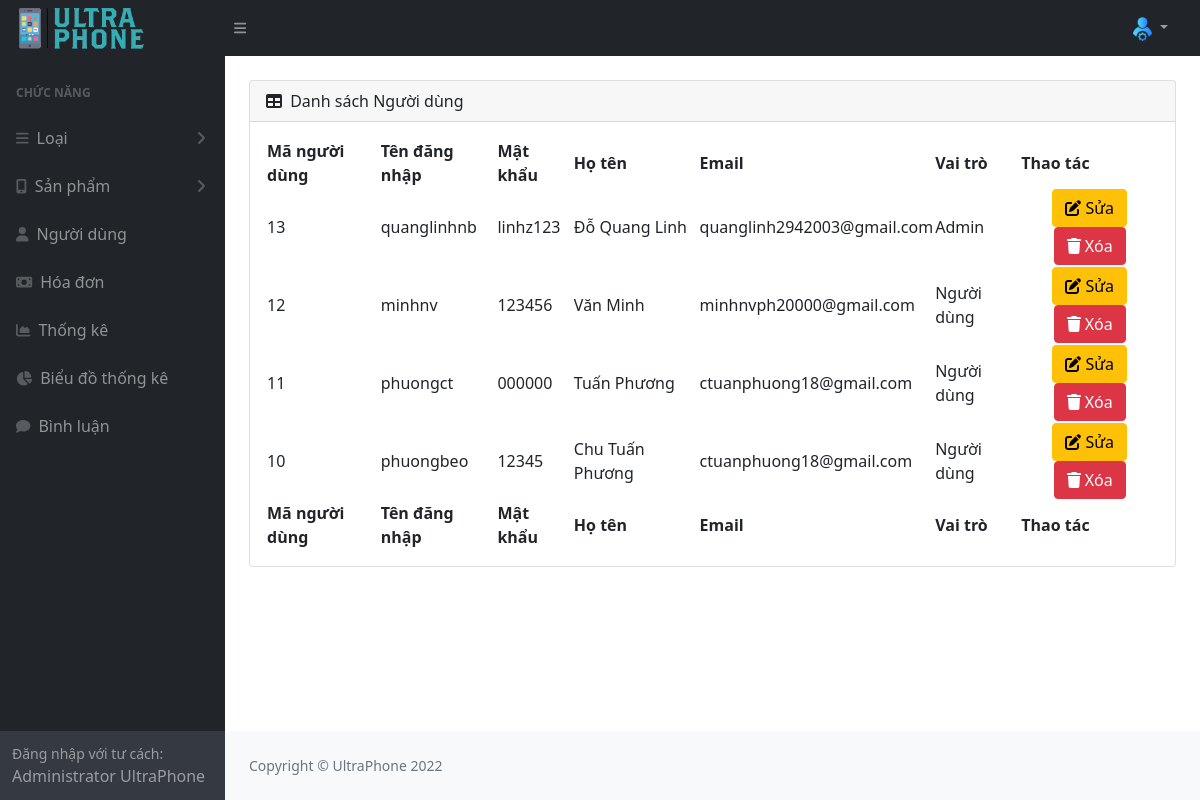
/admin/index.php?act=listuser, run on an earlier commit of the app's database.
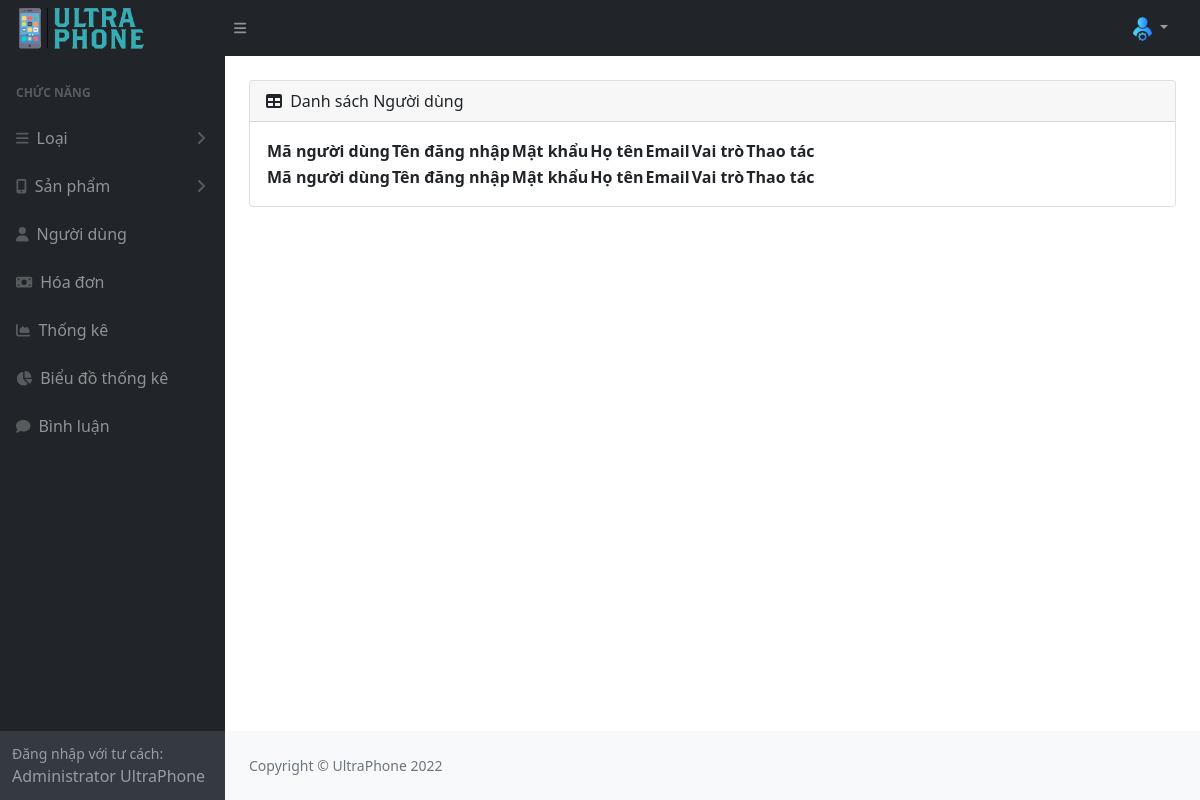
And on a later commit of the database.
### tables this page shows
CREATE TABLE `user` (
  `id_user` int(11) NOT NULL,
  `user_name` varchar(50) NOT NULL,
  `password` varchar(50) NOT NULL,
  `full_name` varchar(255) NOT NULL,
  `sex` tinyint(4) NOT NULL DEFAULT 0,
  `email_user` varchar(255) NOT NULL,
  `address` varchar(255) NOT NULL,
  `phone_user` varchar(25) NOT NULL,
  `img_user` varchar(255) NOT NULL,
  `register_date` date DEFAULT NULL,
  `last_login` date DEFAULT NULL,
  `role` tinyint(1) NOT NULL DEFAULT 0
);

### admin/model/pdo.php (called while the page is built, shortened)
<?php
function pdo_get_connection(){
    $dburl = "mysql:host=127.0.0.1;dbname=ultraphone;charset=utf8";
    $username = 'root';
    $password = '';
    $conn = new PDO($dburl, $username, $password);
    $conn->setAttribute(PDO::ATTR_ERRMODE, PDO::ERRMODE_EXCEPTION);
    return $conn;
}
function pdo_query($sql){
    $sql_args = array_slice(func_get_args(), 1);
    try{
        $conn = pdo_get_connection();
        $stmt = $conn->prepare($sql);
        $stmt->execute($sql_args);
        $rows = $stmt->fetchAll();
        return $rows;
    }
    catch(PDOException $e){
        throw $e;
    }
    finally{
        unset($conn);
    }
}

### admin/model/nguoidung.php (called while the page is built, shortened)
<?php
function loadall_user()
{
    $sql = "SELECT * FROM user ORDER BY id_user DESC";
    $listuser = pdo_query($sql);
    return $listuser;
}
?>

### admin/view/nguoidung/list.php (the view)
<div id="layoutSidenav_content">
    <div class="container-fluid px-4">
        <div class="card mb-4 mt-4">
            <div class="card-header">
                <i class="fas fa-table me-1"></i>
                Danh sách Người dùng
            </div>
            <div class="card-body">
                <table id="datatablesSimple">
                    <thead>
                        <tr>
                            <th>Mã người dùng</th>
                            <th>Tên đăng nhập</th>
                            <th>Mật khẩu</th>
                            <th>Họ tên</th>
                            <th>Email</th>
                            <th>Vai trò</th>
                            <th>Thao tác</th>
                        </tr>
                    </thead>
                    <tfoot>
                    <tr>
                            <th>Mã người dùng</th>
                            <th>Tên đăng nhập</th>
                            <th>Mật khẩu</th>
                            <th>Họ tên</th>
                            <th>Email</th>
                            <th>Vai trò</th>
                            <th>Thao tác</th>
                        </tr>
                    </tfoot>
                    <tbody>
                        <?php foreach ($listuser as $user) : ?>
                             <tr>
                                    <td><?= $user['id_user'] ?></td>
                                    <td><?= $user['user_name'] ?></td>
                                    <td><?= $user['password'] ?></td>
                                    <td><?= $user['full_name'] ?></td>
                                    <td><?= $user['email_user'] ?></td>
                                    <td><?php if($user['role'] == 1) {
                                        echo "Admin";
                                    } else {
                                        echo "Người dùng";
                                    } ?></td>
                                    <td class="text-center">
                                        <a href="./index.php?act=edituser&id_user=<?= $user['id_user'] ?>" class="btn btn-warning"><i class="fa-solid fa-pen-to-square"></i> Sửa</a>
                                        <a href="./index.php?act=removeuser&id_user=<?= $user['id_user'] ?>" class="btn btn-danger" onclick="return confirm('Bạn có chắc chắn muốn xóa không?')"><i class="fa-solid fa-trash"></i> Xóa</a>
                                    </td>
                                </tr>
                     <?php endforeach ?>
                    </tbody>
                </table>
            </div>
        </div>
    </div>

What changed in the data, as far as the page shows it:
removed user: id_user "13", user_name "quanglinhnb", password "linhz123", full_name "Đỗ Quang Linh", email_user "quanglinh2942003@gmail.com", role "Admin"
removed user: id_user "12", user_name "minhnv", password "123456", full_name "Văn Minh", email_user "minhnvph20000@gmail.com", role "Người dùng"
removed user: id_user "11", user_name "phuongct", password "000000", full_name "Tuấn Phương", email_user "ctuanphuong18@gmail.com", role "Người dùng"
removed user: id_user "10", user_name "phuongbeo", password "12345", full_name "Chu Tuấn Phương", email_user "ctuanphuong18@gmail.com", role "Người dùng"
